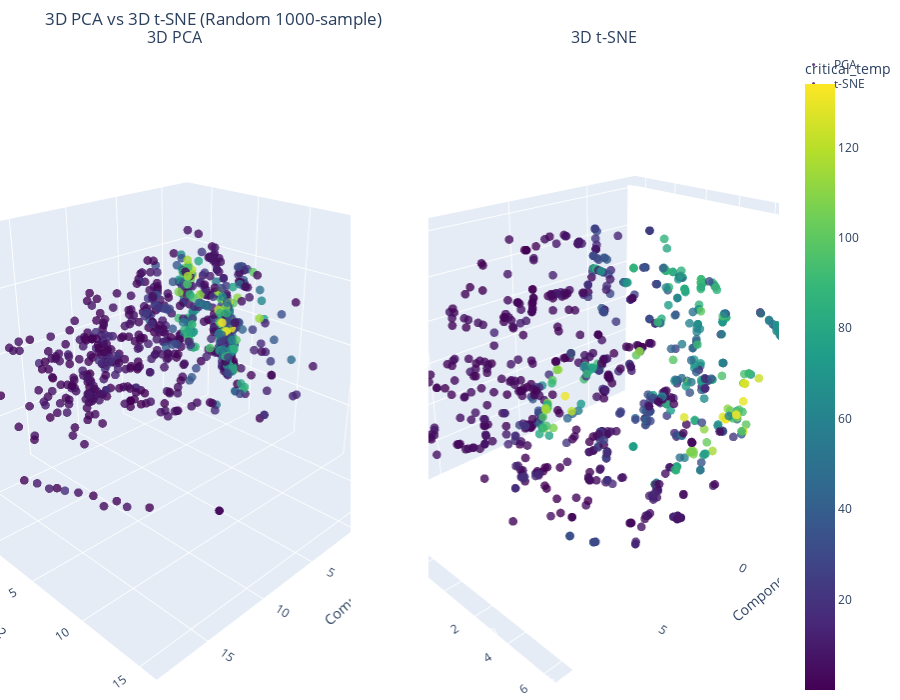

Source (notebook cell):
### Markdown cell above
**Part 3**. (5 points) Now we will plot the PCA and t-SNE projections of the data and compare the plots side-by-side to see the difference in scatters created by the two methods. You can use first 1000 data points for this.

**Answer**:

### Code cell
import plotly.graph_objects as go
from plotly.subplots import make_subplots
from sklearn.decomposition import PCA
import pandas as pd

# --- 3D PCA ---
pca_3d = PCA(n_components=3, random_state=42)
X_pca_3d = pca_3d.fit_transform(X[sample_idx])

# --- Reuse existing 3D t-SNE results ---
X_tsne_3d = X_tsne[sample_idx]

# --- Build DataFrames for plotting ---
pca_df = pd.DataFrame({
    'X': X_pca_3d[:, 0],
    'Y': X_pca_3d[:, 1],
    'Z': X_pca_3d[:, 2],
    'critical_temp': y_sample.values
})
tsne_df = pd.DataFrame({
    'X': X_tsne_3d[:, 0],
    'Y': X_tsne_3d[:, 1],
    'Z': X_tsne_3d[:, 2],
    'critical_temp': y_sample.values
})

# --- Create side-by-side 3D subplots ---
fig = make_subplots(rows=1, cols=2,
                    specs=[[{'type':'scatter3d'}, {'type':'scatter3d'}]],
                    subplot_titles=('3D PCA', '3D t-SNE'))

# Left: PCA
fig.add_trace(
    go.Scatter3d(
        x=pca_df['X'], y=pca_df['Y'], z=pca_df['Z'],
        mode='markers',
        marker=dict(
            size=3,
            color=pca_df['critical_temp'],
            colorscale='viridis',
            opacity=0.8,
            colorbar=dict(title='critical_temp')
        ),
        name='PCA'
    ),
    row=1, col=1
)

# Right: t-SNE (reuse existing embedding)
fig.add_trace(
    go.Scatter3d(
        x=tsne_df['X'], y=tsne_df['Y'], z=tsne_df['Z'],
        mode='markers',
        marker=dict(
            size=3,
            color=tsne_df['critical_temp'],
            colorscale='viridis',
            opacity=0.8,
            showscale=False
        ),
        name='t-SNE'
    ),
    row=1, col=2
)

# Layout tweaks
fig.update_layout(
    height=700,
    margin=dict(l=0, r=0, b=0, t=50),
    title_text='3D PCA vs 3D t-SNE (Random 1000-sample)',
    scene=dict(
        xaxis_title='Component 1',
        yaxis_title='Component 2',
        zaxis_title='Component 3',
        camera=dict(eye=dict(x=1.5, y=1.5, z=1))
    ),
    scene2=dict(
        xaxis_title='Component 1',
        yaxis_title='Component 2',
        zaxis_title='Component 3',
        camera=dict(eye=dict(x=1.5, y=1.5, z=1))
    )
)

fig.show()

### Figure 1 — Plotly figure (JSON) as saved in the notebook; plotly's stock layout.template omitted (floating-point values rounded to 4 significant figures; data arrays with more than 128 entries replaced by an {"elided": "..."} marker saying what was removed)
{"data": [{"marker": {"color": {"elided": "1000 float values"}, "colorbar": {"title": {"text": "critical_temp"}}, "colorscale": [[0, "#440154"], [0.1111, "#482878"], [0.2222, "#3e4989"], [0.3333, "#31688e"], [0.4444, "#26828e"], [0.5556, "#1f9e89"], [0.6667, "#35b779"], [0.7778, "#6ece58"], [0.8889, "#b5de2b"], [1, "#fde725"]], "opacity": 0.8, "size": 3}, "mode": "markers", "name": "PCA", "scene": "scene", "type": "scatter3d", "x": {"elided": "1000 float values"}, "y": {"elided": "1000 float values"}, "z": {"elided": "1000 float values"}}, {"marker": {"color": {"elided": "1000 float values"}, "colorscale": [[0, "#440154"], [0.1111, "#482878"], [0.2222, "#3e4989"], [0.3333, "#31688e"], [0.4444, "#26828e"], [0.5556, "#1f9e89"], [0.6667, "#35b779"], [0.7778, "#6ece58"], [0.8889, "#b5de2b"], [1, "#fde725"]], "opacity": 0.8, "showscale": false, "size": 3}, "mode": "markers", "name": "t-SNE", "scene": "scene2", "type": "scatter3d", "x": {"elided": "1000 float values"}, "y": {"elided": "1000 float values"}, "z": {"elided": "1000 float values"}}], "layout": {"annotations": [{"font": {"size": 16}, "showarrow": false, "text": "3D PCA", "x": 0.225, "xanchor": "center", "xref": "paper", "y": 1, "yanchor": "bottom", "yref": "paper"}, {"font": {"size": 16}, "showarrow": false, "text": "3D t-SNE", "x": 0.775, "xanchor": "center", "xref": "paper", "y": 1, "yanchor": "bottom", "yref": "paper"}], "height": 700, "margin": {"b": 0, "l": 0, "r": 0, "t": 50}, "scene": {"camera": {"eye": {"x": 1.5, "y": 1.5, "z": 1}}, "domain": {"x": [0, 0.45], "y": [0, 1]}, "xaxis": {"title": {"text": "Component 1"}}, "yaxis": {"title": {"text": "Component 2"}}, "zaxis": {"title": {"text": "Component 3"}}}, "scene2": {"camera": {"eye": {"x": 1.5, "y": 1.5, "z": 1}}, "domain": {"x": [0.55, 1], "y": [0, 1]}, "xaxis": {"title": {"text": "Component 1"}}, "yaxis": {"title": {"text": "Component 2"}}, "zaxis": {"title": {"text": "Component 3"}}}, "title": {"text": "3D PCA vs 3D t-SNE (Random 1000-sample)"}}}
